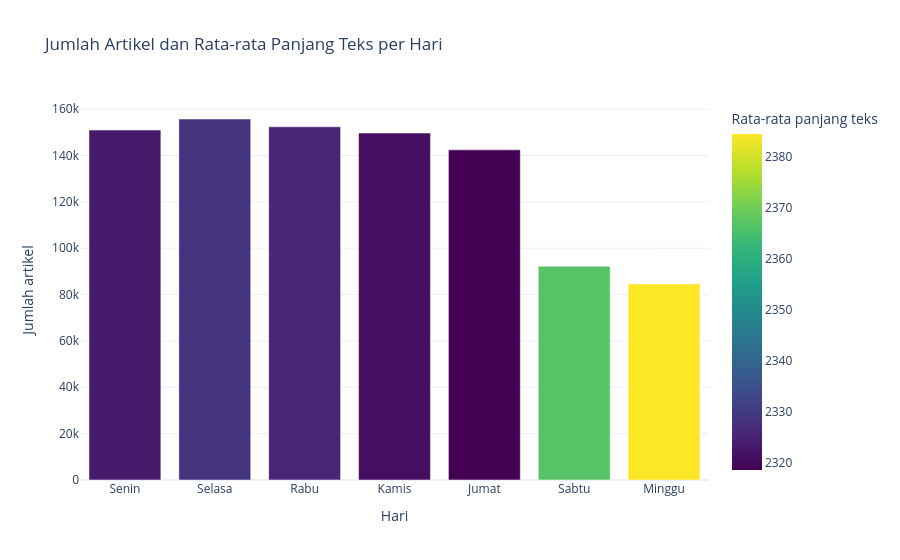

The code cell stored with this chart in its notebook:
### Markdown cell above
### Visualisasi 5: Pola Publikasi Berdasarkan Hari

### Code cell
urutan_hari = ["Senin", "Selasa", "Rabu", "Kamis", "Jumat", "Sabtu", "Minggu"]
fig5 = px.bar(
    weekday,
    x="hari",
    y="jumlah_artikel",
    color="rata_panjang_teks",
    category_orders={"hari": urutan_hari},
    title="Jumlah Artikel dan Rata-rata Panjang Teks per Hari",
    labels={
        "hari": "Hari",
        "jumlah_artikel": "Jumlah artikel",
        "rata_panjang_teks": "Rata-rata panjang teks",
    },
    color_continuous_scale="Viridis",
    template="plotly_white",
)
fig5.show(config={"displaylogo": False})

### Figure 1 — Plotly figure (JSON) as saved in the notebook; plotly's stock layout.template omitted (floating-point values rounded to 4 significant figures)
{"data": [{"hovertemplate": "Hari=%{x}<br>Jumlah artikel=%{y}<br>Rata-rata panjang teks=%{marker.color}<extra></extra>", "legendgroup": "", "marker": {"color": [2323.0, 2328.0, 2325.0, 2321.0, 2319.0, 2367.0, 2384.0], "coloraxis": "coloraxis", "pattern": {"shape": ""}}, "name": "", "orientation": "v", "showlegend": false, "textposition": "auto", "type": "bar", "x": ["Senin", "Selasa", "Rabu", "Kamis", "Jumat", "Sabtu", "Minggu"], "xaxis": "x", "y": [150963, 155745, 152386, 149673, 142436, 92268, 84611], "yaxis": "y"}], "layout": {"barmode": "relative", "coloraxis": {"autocolorscale": false, "colorbar": {"title": {"text": "Rata-rata panjang teks"}}, "colorscale": [[0, "#440154"], [0.1111, "#482878"], [0.2222, "#3e4989"], [0.3333, "#31688e"], [0.4444, "#26828e"], [0.5556, "#1f9e89"], [0.6667, "#35b779"], [0.7778, "#6ece58"], [0.8889, "#b5de2b"], [1, "#fde725"]]}, "legend": {"tracegroupgap": 0}, "title": {"text": "Jumlah Artikel dan Rata-rata Panjang Teks per Hari"}, "xaxis": {"anchor": "y", "categoryarray": ["Senin", "Selasa", "Rabu", "Kamis", "Jumat", "Sabtu", "Minggu"], "categoryorder": "array", "domain": [0, 1], "title": {"text": "Hari"}}, "yaxis": {"anchor": "x", "domain": [0, 1], "title": {"text": "Jumlah artikel"}}}}
